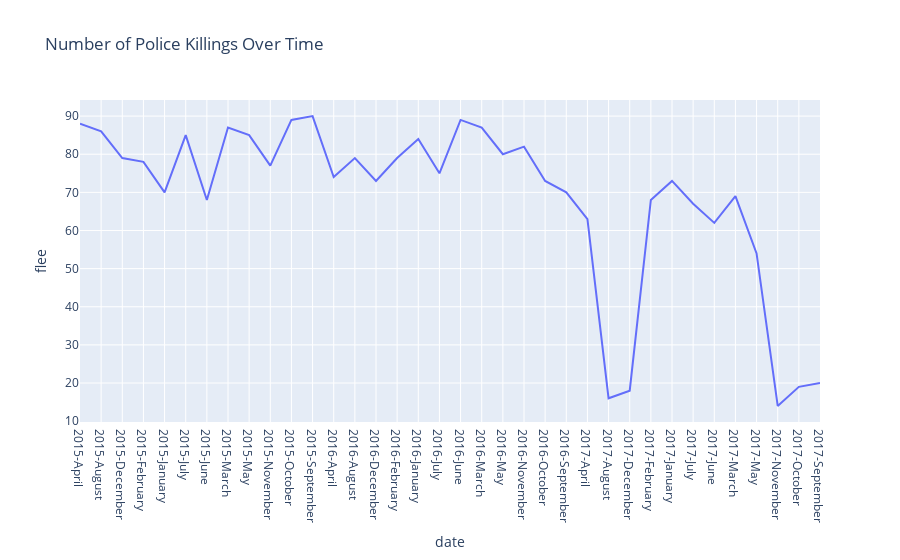

Notebook code for this chart:
### Code cell
fig = px.line(df, x="date", y='flee', title='Number of Police Killings Over Time')
fig.show()

### Figure 1 — Plotly figure (JSON) as saved in the notebook; plotly's stock layout.template omitted (floating-point values rounded to 4 significant figures)
{"data": [{"hovertemplate": "date=%{x}<br>flee=%{y}<extra></extra>", "legendgroup": "", "line": {"color": "#636efa", "dash": "solid"}, "marker": {"symbol": "circle"}, "mode": "lines", "name": "", "orientation": "v", "showlegend": false, "type": "scatter", "x": ["2015-April", "2015-August", "2015-December", "2015-February", "2015-January", "2015-July", "2015-June", "2015-March", "2015-May", "2015-November", "2015-October", "2015-September", "2016-April", "2016-August", "2016-December", "2016-February", "2016-January", "2016-July", "2016-June", "2016-March", "2016-May", "2016-November", "2016-October", "2016-September", "2017-April", "2017-August", "2017-December", "2017-February", "2017-January", "2017-July", "2017-June", "2017-March", "2017-May", "2017-November", "2017-October", "2017-September"], "xaxis": "x", "y": [88, 86, 79, 78, 70, 85, 68, 87, 85, 77, 89, 90, 74, 79, 73, 79, 84, 75, 89, 87, 80, 82, 73, 70, 63, 16, 18, 68, 73, 67, 62, 69, 54, 14, 19, 20], "yaxis": "y"}], "layout": {"legend": {"tracegroupgap": 0}, "title": {"text": "Number of Police Killings Over Time"}, "xaxis": {"anchor": "y", "domain": [0, 1], "title": {"text": "date"}}, "yaxis": {"anchor": "x", "domain": [0, 1], "title": {"text": "flee"}}}}
